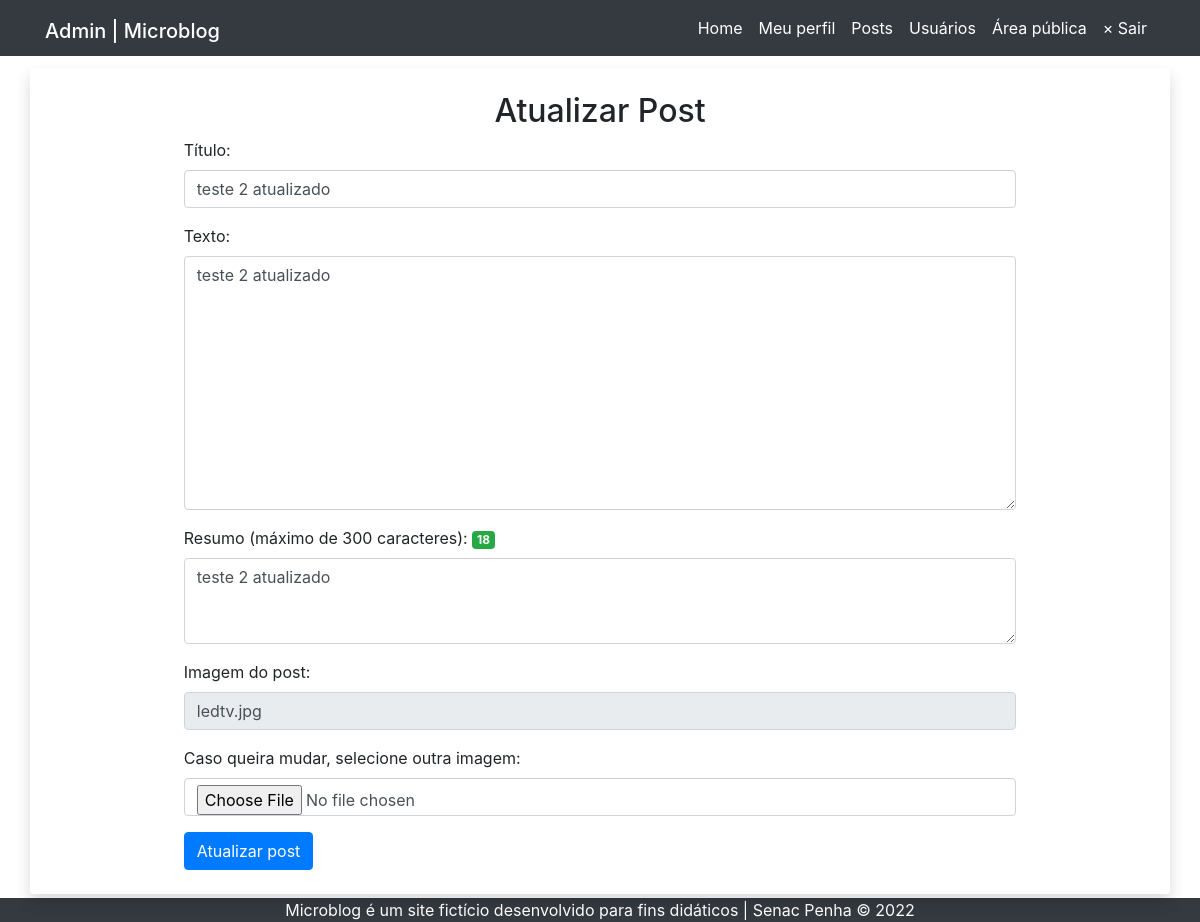
The app's page /admin/post-atualiza.php?id=14 (signed in) with its own data.
### tables this page shows
CREATE TABLE `posts` (
  `id` smallint(6) NOT NULL,
  `data` datetime NOT NULL DEFAULT current_timestamp(),
  `titulo` varchar(100) NOT NULL,
  `texto` text NOT NULL,
  `resumo` text NOT NULL,
  `imagem` varchar(40) NOT NULL,
  `usuario_id` smallint(6) NOT NULL
);

### inc/funcoes-posts.php (called while the page is built, shortened)
<?php
function lerUmPost(mysqli $conexao, int $idPost, int $idUsuarioLogado, string $tipoUsuarioLogado):array {
    if( $tipoUsuarioLogado == 'admin' ) {
        $sql = "SELECT titulo, texto, resumo, imagem, usuario_id FROM posts WHERE id = $idPost";
    } else {
        $sql = "SELECT titulo, texto, resumo, imagem, usuario_id FROM posts WHERE id = $idPost
        AND usuario_id = $idUsuarioLogado";
    }
	$resultado = mysqli_query($conexao, $sql) or die(mysqli_error($conexao));
    return mysqli_fetch_assoc($resultado);
}

### admin/post-atualiza.php (the view, shortened to what this page needs)
<?php
require "../inc/cabecalho-admin.php";
require "../inc/funcoes-posts.php";
$idPost = filter_input(INPUT_GET,'id',FILTER_SANITIZE_NUMBER_INT);
$idUsuarioLogado = $_SESSION['id'];
$tipoUsuarioLogado = $_SESSION['tipo'];
$post = lerUmPost($conexao, $idPost, $idUsuarioLogado, $tipoUsuarioLogado);
?>
<div class="row">
  <article class="col-12 bg-white rounded shadow my-1 py-4">
    <h2 class="text-center">Atualizar Post</h2>
    <form enctype="multipart/form-data" class="mx-auto w-75" action="" method="post" id="form-atualizar" name="form-atualizar">
      <div class="form-group">
        <label for="titulo">Título:</label>
        <input value="<?=$post['titulo']?>" class="form-control" type="text" id="titulo" name="titulo" required>
      </div>
      <div class="form-group">
        <label for="texto">Texto:</label>
        <textarea class="form-control" name="texto" id="texto" cols="50" rows="10" required><?=$post['texto']?></textarea>
      </div>
      <div class="form-group">
        <label for="resumo">Resumo (máximo de 300 caracteres):</label>
        <span id="maximo" class="badge badge-success">0</span>
        <textarea class="form-control" name="resumo" id="resumo" cols="50" rows="3" required maxlength="300"><?=$post['resumo']?></textarea>
      </div>
      <div class="form-group">
        <label for="imagem-existente">Imagem do post:</label>
        <input value="<?=$post['imagem']?>" class="form-control" type="text" id="imagem-existente" name="imagem-existente" readonly>
      </div>
      <div class="form-group">
        <label for="imagem" class="form-label">Caso queira mudar, selecione outra imagem:</label>
        <input class="form-control" type="file" id="imagem" name="imagem"
        accept="image/png, image/jpeg, image/gif, image/svg+xml">
      </div>
        <button class="btn btn-primary" name="atualizar">Atualizar post</button>
    </form>
  </article>
</div>
<?php
require "../inc/rodape-admin.php";
?>

### css/style.css (style rules this page uses)
body { display: flex; min-height: 100vh; flex-direction: column; background-image: url(../imagens/textura.png); background-attachment: fixed; }

### records on screen
posts: titulo "teste 2 atualizado", texto "teste 2 atualizado", resumo "teste 2 atualizado", imagem-existente "ledtv.jpg"
